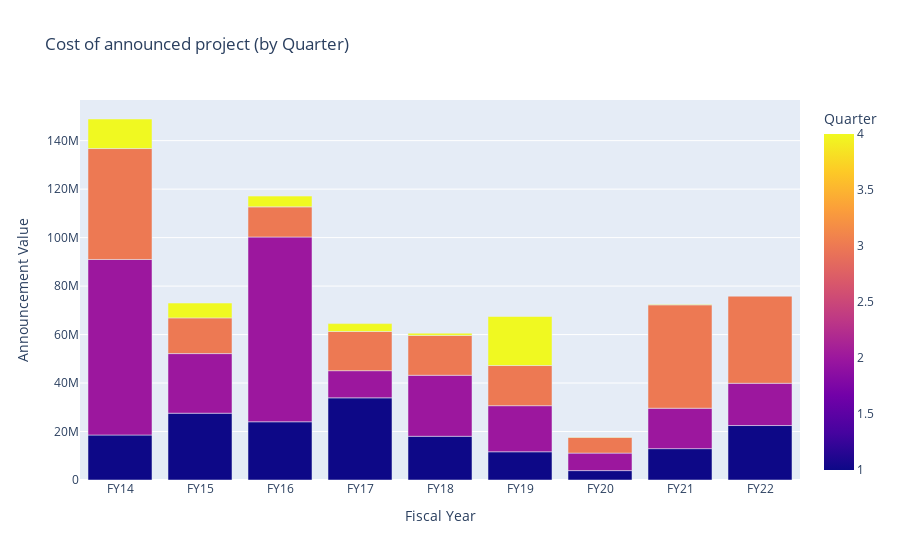

Notebook code cell kept with this figure:
### Markdown cell above
### Announced Project cost
Question: Is there a (seasonal / quarterly) trend in project announcements ?

### Code cell
from plotly.subplots import make_subplots
import plotly.graph_objects as go
import pandas as pd
from plotly import tools
import plotly.express as px
import os 

# Folder path containing the XLSX files
folder_path = '/Users/kalyan/Library/CloudStorage/OneDrive-Personal/Kalyan/KK-Python/Kalyan-Jupyter-Notebooks/Capex/proc_data'

# filename_1 = "Project_CapEx_Final.xlsx"
filename_1 = "Final_Capex.xlsx"

file_path_1 = os.path.join(folder_path, filename_1)

df = pd.read_excel(file_path_1 , sheet_name='Sheet1')

# Split the FY column to extract the fiscal year
df[['FY_start', 'FY_end']] = df['FY'].str.split('-', expand=True)

# Add a fiscal year column
# df['Fiscal_Year'] = 'FY'+ df['FY_start'] + '-Q' + df['Quarter'].astype(str)
df['Fiscal_Year'] = 'FY'+ df['FY_start'] 

# Create a color map for quarters
quarter_colors = {1: 'blue', 2: 'green', 3: 'red', 4: 'purple'}

# Map colors to quarters
df['Color'] = df['Quarter'].map(quarter_colors)

print(df.columns)

# Group by Fiscal Year and Quarter, calculate the sum of values
grouped_df = df.groupby(['Fiscal_Year', 'Quarter'])['Cost (Rs.million)'].sum().reset_index()

print(grouped_df.columns)
# Create the bar chart using Plotly
fig = px.bar(grouped_df, x='Fiscal_Year', y='Cost (Rs.million)', color='Quarter', barmode='group',
             labels={'Fiscal_Year': 'Fiscal Year', 'Cost (Rs.million)': 'Announcement Value'},
             title='Cost of announced project (by Quarter)',
             color_discrete_sequence=px.colors.qualitative.Set1,
            )

# Set x-axis labels to include both FY and Quarter
fig.update_xaxes(tickmode='array', 
                 tickvals=grouped_df.index,
#                  ticktext=[f"{row['Fiscal_Year']} Q{row['Quarter']}" for idx, row in grouped_df.iterrows()]
                )

# Show the plot
fig.show()

### Figure 1 — Plotly figure (JSON) as saved in the notebook; plotly's stock layout.template omitted (floating-point values rounded to 4 significant figures)
{"data": [{"alignmentgroup": "True", "hovertemplate": "Fiscal Year=%{x}<br>Announcement Value=%{y}<br>Quarter=%{marker.color}<extra></extra>", "legendgroup": "", "marker": {"color": [1, 2, 3, 4, 1, 2, 3, 4, 1, 2, 3, 4, 1, 2, 3, 4, 1, 2, 3, 4, 1, 2, 3, 4, 1, 2, 3, 4, 1, 2, 3, 4, 1, 2, 3, 4], "coloraxis": "coloraxis", "pattern": {"shape": ""}}, "name": "", "offsetgroup": "", "orientation": "v", "showlegend": false, "textposition": "auto", "type": "bar", "x": ["FY14", "FY14", "FY14", "FY14", "FY15", "FY15", "FY15", "FY15", "FY16", "FY16", "FY16", "FY16", "FY17", "FY17", "FY17", "FY17", "FY18", "FY18", "FY18", "FY18", "FY19", "FY19", "FY19", "FY19", "FY20", "FY20", "FY20", "FY20", "FY21", "FY21", "FY21", "FY21", "FY22", "FY22", "FY22", "FY22"], "xaxis": "x", "y": [18570000.0, 72410000.0, 45760000.0, 12190000.0, 27560000.0, 24600000.0, 14720000.0, 6129855, 24020000.0, 76230000.0, 12430000.0, 4448000.0, 33900000.0, 11200000.0, 16170000.0, 3250508, 18030000.0, 25170000.0, 16440000.0, 915073, 11640000.0, 19020000.0, 16560000.0, 20230000.0, 3878000.0, 7217000.0, 6510000.0, 181500.0, 12940000.0, 16673876, 42650000.0, 260300.0, 22480000.0, 17420000.0, 36040000.0, 175.5], "yaxis": "y"}], "layout": {"barmode": "group", "coloraxis": {"colorbar": {"title": {"text": "Quarter"}}, "colorscale": [[0, "#0d0887"], [0.1111, "#46039f"], [0.2222, "#7201a8"], [0.3333, "#9c179e"], [0.4444, "#bd3786"], [0.5556, "#d8576b"], [0.6667, "#ed7953"], [0.7778, "#fb9f3a"], [0.8889, "#fdca26"], [1, "#f0f921"]]}, "legend": {"tracegroupgap": 0}, "title": {"text": "Cost of announced project (by Quarter)"}, "xaxis": {"anchor": "y", "domain": [0, 1], "tickmode": "array", "tickvals": [0, 1, 2, 3, 4, 5, 6, 7, 8, 9, 10, 11, 12, 13, 14, 15, 16, 17, 18, 19, 20, 21, 22, 23, 24, 25, 26, 27, 28, 29, 30, 31, 32, 33, 34, 35], "title": {"text": "Fiscal Year"}}, "yaxis": {"anchor": "x", "domain": [0, 1], "title": {"text": "Announcement Value"}}}}
